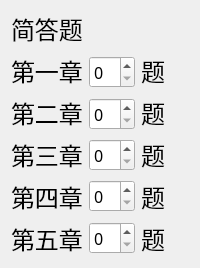
             <widget class="QWidget" name="page_3">
              <layout class="QGridLayout" name="gridLayout_9">
               <item row="0" column="0">
                <widget class="QLabel" name="label_3">
                 <property name="sizePolicy">
                  <sizepolicy hsizetype="Preferred" vsizetype="Maximum">
                   <horstretch>0</horstretch>
                   <verstretch>0</verstretch>
                  </sizepolicy>
                 </property>
                 <property name="font">
                  <font>
                   <family>Agency FB</family>
                   <pointsize>18</pointsize>
                  </font>
                 </property>
                 <property name="text">
                  <string>简答题</string>
                 </property>
                </widget>
               </item>
               <item row="1" column="0">
                <layout class="QGridLayout" name="gridLayout_7">
                 <item row="0" column="0" rowspan="5">
                  <layout class="QVBoxLayout" name="verticalLayout_7">
                   <item>
                    <widget class="QLabel" name="label_25">
                     <property name="sizePolicy">
                      <sizepolicy hsizetype="Maximum" vsizetype="Preferred">
                       <horstretch>0</horstretch>
                       <verstretch>0</verstretch>
                      </sizepolicy>
                     </property>
                     <property name="font">
                      <font>
                       <family>Agency FB</family>
                       <pointsize>18</pointsize>
                      </font>
                     </property>
                     <property name="mouseTracking">
                      <bool>true</bool>
                     </property>
                     <property name="tabletTracking">
                      <bool>false</bool>
                     </property>
                     <property name="focusPolicy">
                      <enum>Qt::NoFocus</enum>
                     </property>
                     <property name="text">
                      <string>第一章</string>
                     </property>
                     <property name="textFormat">
                      <enum>Qt::AutoText</enum>
                     </property>
                    </widget>
                   </item>
                   <item>
                    <widget class="QLabel" name="label_26">
                     <property name="sizePolicy">
                      <sizepolicy hsizetype="Maximum" vsizetype="Preferred">
                       <horstretch>0</horstretch>
                       <verstretch>0</verstretch>
                      </sizepolicy>
                     </property>
                     <property name="font">
                      <font>
                       <family>Agency FB</family>
                       <pointsize>18</pointsize>
                      </font>
                     </property>
                     <property name="text">
                      <string>第二章</string>
                     </property>
                    </widget>
                   </item>
                   <item>
                    <widget class="QLabel" name="label_27">
                     <property name="sizePolicy">
                      <sizepolicy hsizetype="Maximum" vsizetype="Preferred">
                       <horstretch>0</horstretch>
                       <verstretch>0</verstretch>
                      </sizepolicy>
                     </property>
                     <property name="font">
                      <font>
                       <family>Agency FB</family>
                       <pointsize>18</pointsize>
                      </font>
                     </property>
                     <property name="text">
                      <string>第三章</string>
                     </property>
                    </widget>
                   </item>
                   <item>
                    <widget class="QLabel" name="label_28">
                     <property name="sizePolicy">
                      <sizepolicy hsizetype="Maximum" vsizetype="Preferred">
                       <horstretch>0</horstretch>
                       <verstretch>0</verstretch>
                      </sizepolicy>
                     </property>
                     <property name="font">
                      <font>
                       <family>Agency FB</family>
                       <pointsize>18</pointsize>
                      </font>
                     </property>
                     <property name="text">
                      <string>第四章</string>
                     </property>
                    </widget>
                   </item>
                   <item>
                    <widget class="QLabel" name="label_29">
                     <property name="sizePolicy">
                      <sizepolicy hsizetype="Maximum" vsizetype="Preferred">
                       <horstretch>0</horstretch>
                       <verstretch>0</verstretch>
                      </sizepolicy>
                     </property>
                     <property name="font">
                      <font>
                       <family>Agency FB</family>
                       <pointsize>18</pointsize>
                      </font>
                     </property>
                     <property name="text">
                      <string>第五章</string>
                     </property>
                    </widget>
                   </item>
                  </layout>
                 </item>
                 <item row="0" column="2" rowspan="5">
                  <layout class="QVBoxLayout" name="verticalLayout_8">
                   <item>
                    <widget class="QLabel" name="label_30">
                     <property name="sizePolicy">
                      <sizepolicy hsizetype="Preferred" vsizetype="Preferred">
                       <horstretch>0</horstretch>
                       <verstretch>0</verstretch>
                      </sizepolicy>
                     </property>
                     <property name="font">
                      <font>
                       <family>Agency FB</family>
                       <pointsize>18</pointsize>
                      </font>
                     </property>
                     <property name="mouseTracking">
                      <bool>true</bool>
                     </property>
                     <property name="tabletTracking">
                      <bool>false</bool>
                     </property>
                     <property name="focusPolicy">
                      <enum>Qt::NoFocus</enum>
                     </property>
                     <property name="text">
                      <string>题</string>
                     </property>
                     <property name="textFormat">
                      <enum>Qt::AutoText</enum>
                     </property>
                    </widget>
                   </item>
                   <item>
                    <widget class="QLabel" name="label_31">
                     <property name="font">
                      <font>
                       <family>Agency FB</family>
                       <pointsize>18</pointsize>
                      </font>
                     </property>
                     <property name="text">
                      <string>题</string>
                     </property>
                    </widget>
                   </item>
                   <item>
                    <widget class="QLabel" name="label_32">
                     <property name="font">
                      <font>
                       <family>Agency FB</family>
                       <pointsize>18</pointsize>
                      </font>
                     </property>
                     <property name="text">
                      <string>题</string>
                     </property>
                    </widget>
                   </item>
                   <item>
                    <widget class="QLabel" name="label_33">
                     <property name="font">
                      <font>
                       <family>Agency FB</family>
                       <pointsize>18</pointsize>
                      </font>
                     </property>
                     <property name="text">
                      <string>题</string>
                     </property>
                    </widget>
                   </item>
                   <item>
                    <widget class="QLabel" name="label_34">
                     <property name="font">
                      <font>
                       <family>Agency FB</family>
                       <pointsize>18</pointsize>
                      </font>
                     </property>
                     <property name="text">
                      <string>题</string>
                     </property>
                    </widget>
                   </item>
                  </layout>
                 </item>
                 <item row="2" column="1">
                  <widget class="QSpinBox" name="spinBox_11">
                   <property name="sizePolicy">
                    <sizepolicy hsizetype="Maximum" vsizetype="Fixed">
                     <horstretch>0</horstretch>
                     <verstretch>0</verstretch>
                    </sizepolicy>
                   </property>
                   <property name="font">
                    <font>
                     <family>SimSun-ExtB</family>
                     <pointsize>12</pointsize>
                    </font>
                   </property>
                  </widget>
                 </item>
                 <item row="1" column="1">
                  <widget class="QSpinBox" name="spinBox_12">
                   <property name="sizePolicy">
                    <sizepolicy hsizetype="Maximum" vsizetype="Fixed">
                     <horstretch>0</horstretch>
                     <verstretch>0</verstretch>
                    </sizepolicy>
                   </property>
                   <property name="font">
                    <font>
                     <family>SimSun-ExtB</family>
                     <pointsize>12</pointsize>
                    </font>
                   </property>
                  </widget>
                 </item>
                 <item row="3" column="1">
                  <widget class="QSpinBox" name="spinBox_13">
                   <property name="sizePolicy">
                    <sizepolicy hsizetype="Maximum" vsizetype="Fixed">
                     <horstretch>0</horstretch>
                     <verstretch>0</verstretch>
                    </sizepolicy>
                   </property>
                   <property name="font">
                    <font>
                     <family>SimSun-ExtB</family>
                     <pointsize>12</pointsize>
                    </font>
                   </property>
                  </widget>
                 </item>
                 <item row="0" column="1">
                  <widget class="QSpinBox" name="spinBox_14">
                   <property name="sizePolicy">
                    <sizepolicy hsizetype="Maximum" vsizetype="Maximum">
                     <horstretch>0</horstretch>
                     <verstretch>0</verstretch>
                    </sizepolicy>
                   </property>
                   <property name="font">
                    <font>
                     <family>SimSun-ExtB</family>
                     <pointsize>12</pointsize>
                    </font>
                   </property>
                  </widget>
                 </item>
                 <item row="4" column="1">
                  <widget class="QSpinBox" name="spinBox_15">
                   <property name="sizePolicy">
                    <sizepolicy hsizetype="Maximum" vsizetype="Fixed">
                     <horstretch>0</horstretch>
                     <verstretch>0</verstretch>
                    </sizepolicy>
                   </property>
                   <property name="font">
                    <font>
                     <family>SimSun-ExtB</family>
                     <pointsize>12</pointsize>
                    </font>
                   </property>
                  </widget>
                 </item>
                </layout>
               </item>
              </layout>
             </widget>
